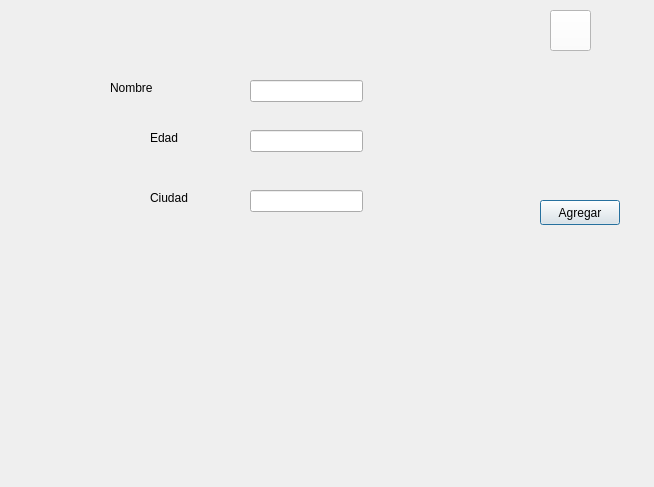
<?xml version="1.0" encoding="UTF-8"?>
<ui version="4.0">
 <class>users</class>
 <widget class="QDialog" name="users">
  <property name="geometry">
   <rect>
    <x>0</x>
    <y>0</y>
    <width>654</width>
    <height>487</height>
   </rect>
  </property>
  <property name="windowTitle">
   <string>Dialog</string>
  </property>
  <widget class="QPushButton" name="BT_AgregarAmigo">
   <property name="geometry">
    <rect>
     <x>540</x>
     <y>200</y>
     <width>80</width>
     <height>25</height>
    </rect>
   </property>
   <property name="text">
    <string>Agregar</string>
   </property>
  </widget>
  <widget class="QPushButton" name="MessageButton">
   <property name="geometry">
    <rect>
     <x>550</x>
     <y>10</y>
     <width>41</width>
     <height>41</height>
    </rect>
   </property>
   <property name="styleSheet">
    <string notr="true">QPushButton{
	background-color: #FFFFFF;
}</string>
   </property>
   <property name="text">
    <string/>
   </property>
  </widget>
  <widget class="QLineEdit" name="txt_AgregarNombre">
   <property name="geometry">
    <rect>
     <x>250</x>
     <y>80</y>
     <width>113</width>
     <height>22</height>
    </rect>
   </property>
  </widget>
  <widget class="QLineEdit" name="txt_AgregarEdad">
   <property name="geometry">
    <rect>
     <x>250</x>
     <y>130</y>
     <width>113</width>
     <height>22</height>
    </rect>
   </property>
  </widget>
  <widget class="QLineEdit" name="txt_AgregarCiudad">
   <property name="geometry">
    <rect>
     <x>250</x>
     <y>190</y>
     <width>113</width>
     <height>22</height>
    </rect>
   </property>
  </widget>
  <widget class="QLabel" name="label">
   <property name="geometry">
    <rect>
     <x>110</x>
     <y>80</y>
     <width>55</width>
     <height>16</height>
    </rect>
   </property>
   <property name="text">
    <string>Nombre</string>
   </property>
  </widget>
  <widget class="QLabel" name="label_2">
   <property name="geometry">
    <rect>
     <x>150</x>
     <y>130</y>
     <width>55</width>
     <height>16</height>
    </rect>
   </property>
   <property name="text">
    <string>Edad</string>
   </property>
  </widget>
  <widget class="QLabel" name="label_3">
   <property name="geometry">
    <rect>
     <x>150</x>
     <y>190</y>
     <width>55</width>
     <height>16</height>
    </rect>
   </property>
   <property name="text">
    <string>Ciudad</string>
   </property>
  </widget>
 </widget>
 <resources/>
 <connections/>
</ui>
